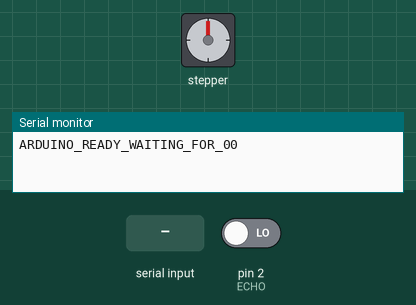
Bench run of a sketch on a simulated Arduino Uno, built with avr-gcc and run on an emulated ATmega328P. Shown: stepper motor, the last lines printed to the serial monitor. Wiring (inferred from the names in the program): stepper motor driver (200 steps per turn assumed): step pin 5; direction pin 4. The inputs (shaded band) are chosen by the test bench; at power-on: pin 2 (ECHO) LOW.

Above: at 1.2 s.
1.3 s: "00\n" received over Serial
At 1.75 s:
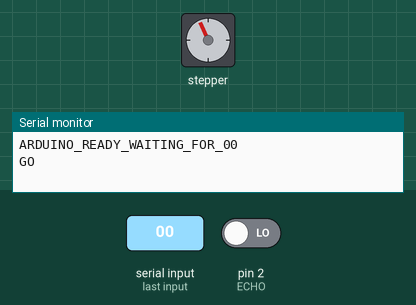
At 2.35 s:
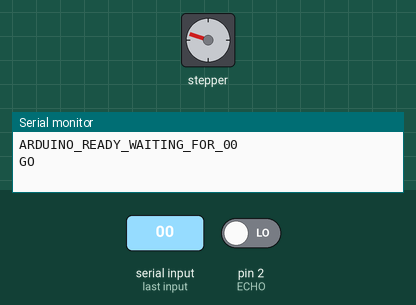
Timing chart, 0 to 16.3 s (numbered marks = the images above; inputs shaded):
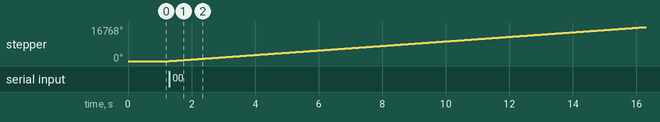

Measured:
- after the input at 1.3 s, stepper: keeps turning clockwise at about 1118°/s, starting at once

The sketch:

FINAL.ino
```cpp
// 1. 핀 설정
const int DIR = 4;
const int PUL = 5;
const int TRIG = 9;
const int ECHO = 2;

// 2. 시간 관리 및 상태 변수
unsigned long prevStepMicros = 0;
unsigned long prevSensorMillis = 0;
bool pulseState = LOW;
bool isMotorRunning = false;  // [수정] 처음에는 모터 정지 상태로 대기
bool objectDetected = false;

// [추가] 전체 시스템 가동 여부 플래그
bool systemStarted = false;

// 3. 센서 데이터 및 인터럽트 변수
volatile unsigned long duration = 0;
volatile unsigned long startTime = 0;
volatile bool newData = false;

// 4. 설정값
int beltSpeed = 800;
const int stopDistance = 10;
const int startDistance = 20;

void echoInterrupt() {
  if (digitalRead(ECHO) == HIGH) {
    startTime = micros();
  } else {
    duration = micros() - startTime;
    newData = true;
  }
}

void setup() {
  Serial.begin(115200);
  Serial.setTimeout(10); // [추가] 시리얼 읽기 지연 방지

  pinMode(DIR, OUTPUT);
  pinMode(PUL, OUTPUT);
  pinMode(TRIG, OUTPUT);
  pinMode(ECHO, INPUT);

  digitalWrite(DIR, HIGH);

  attachInterrupt(digitalPinToInterrupt(ECHO), echoInterrupt, CHANGE);

  Serial.println("ARDUINO_READY_WAITING_FOR_00");
}

void loop() {
  // [핵심] 파이썬으로부터 시리얼 데이터 수신 대기
  if (Serial.available() > 0) {
    String cmd = Serial.readStringUntil('\n');
    cmd.trim();

    // "00" 신호가 들어오면 시스템 시작!
    if (cmd == "00" && !systemStarted) {
      systemStarted = true;
      isMotorRunning = true;
      Serial.println("GO");
    }
  }

  // 시스템 시작 전이면 아래 모터/센서 로직은 무시하고 대기
  if (!systemStarted) {
    return;
  }

  // --- 기존 모터 구동 및 센서 로직 ---
  unsigned long currentMicros = micros();
  unsigned long currentMillis = millis();

  if (isMotorRunning) {
    if (currentMicros - prevStepMicros >= beltSpeed) {
      prevStepMicros = currentMicros;
      pulseState = !pulseState;
      digitalWrite(PUL, pulseState);
    }
  }

  if (currentMillis - prevSensorMillis >= 200) {
    prevSensorMillis = currentMillis;
    digitalWrite(TRIG, LOW);
    delayMicroseconds(2);
    digitalWrite(TRIG, HIGH);
    delayMicroseconds(10);
    digitalWrite(TRIG, LOW);
  }

  if (newData) {
    long distance = duration * 0.034 / 2;
    newData = false;

    if (distance > 0 && distance < 100) {
      if (distance <= stopDistance && !objectDetected) {
        isMotorRunning = false;
        objectDetected = true;
        Serial.println("STOP");
      }
      else if (distance >= startDistance && objectDetected) {
        isMotorRunning = true;
        objectDetected = false;
        Serial.println("GO");
      }
    }
  }
}
```
